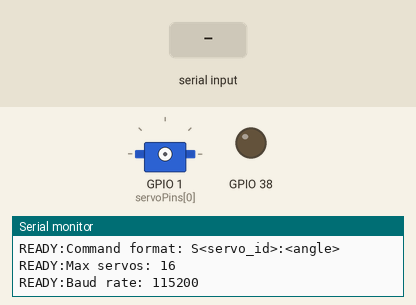
This sketch was run on a simulated ESP32-S3. Parts: servo, output pins drawn as LEDs (lit = HIGH), the last lines printed to the serial monitor. The test bench sets the inputs (shaded band).

Above: at 1.9 s.
2.0 s: "S:1\n" received over Serial
3.5 s: "S:150\n" received over Serial
At 4.7 s:
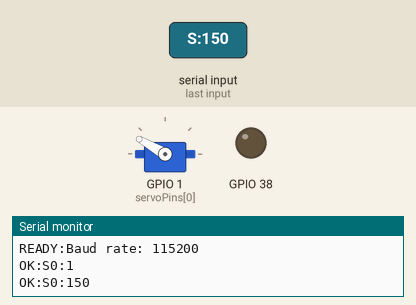
5.0 s: "S:45\n" received over Serial
At 5.8 s:
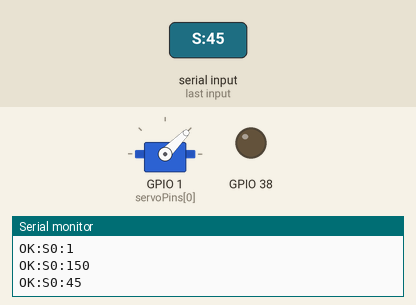
Timing chart, 0 to 8.0 s (numbered marks = the images above; inputs shaded):
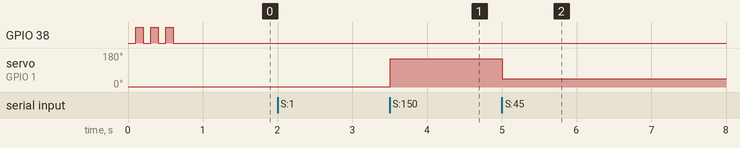

Measured:
- after the input at 3.5 s, servo on GPIO 1 (servoPins[0]): 1° → 150° at once
- after the input at 5.0 s, servo on GPIO 1 (servoPins[0]): 150° → 45° at once

The sketch:

arduino_servo_control_esp32s3.ino
```cpp
/*
 * RC Servo Racing Sim Controller - ESP32-S3 Firmware
 * Optimized for ESP32-S3 Development Board
 *
 * This sketch receives servo commands via Serial and controls servos
 * Command format: "S<servo_id>:<angle>\n"
 * Example: "S0:90\n" sets servo 0 to 90 degrees
 *
 * IMPORTANT NOTES FOR ESP32-S3:
 * - The ESP32Servo library can control up to 16 servos simultaneously
 * - ESP32-S3 has many GPIO pins available (avoid pins 19, 20, 43, 44 - USB pins)
 * - For multiple servos, use EXTERNAL POWER SUPPLY (5V, 2A+ recommended)
 *   Connect external power GND to ESP32-S3 GND, but DO NOT connect VCC to ESP32-S3 5V
 *   Servo signal wires go to the pins below, power/ground go to external supply
 * - ESP32-S3 uses 3.3V logic, but most servos work fine with 3.3V signals
 * - Serial communication is at 115200 baud (faster than Arduino Uno)
 */

#include <ESP32Servo.h>

// Maximum number of servos for ESP32-S3
#define MAX_SERVOS 16

// Servo objects
Servo servos[MAX_SERVOS];

// Servo pins for ESP32-S3
// Using GPIO pins (avoid USB pins: 19, 20, 43, 44)
// ESP32-S3 has many available GPIO pins
int servoPins[MAX_SERVOS] = {
  1, 2, 3, 4, 5, 6, 7, 8,      // GPIO 1-8
  9, 10, 11, 12, 13, 14, 15, 16 // GPIO 9-16
  // You can also use: 17, 18, 21, 35, 36, 37, 38, 39, 40, 41, 42, 45, 46, 47, 48
};

// Track which servos are attached
bool servoAttached[MAX_SERVOS] = {false};

void setup() {
  // Initialize serial communication at 115200 baud (ESP32-S3 default)
  Serial.begin(115200);

  // Wait for serial connection (important for USB serial on ESP32-S3)
  // Note: This will wait indefinitely if no Serial Monitor is open
  // Uncomment if you want to wait for Serial Monitor
  // while (!Serial) {
  //   delay(10);
  // }

  // Give ESP32-S3 a moment to initialize
  delay(100);

  // Send startup message (Python app will look for this)
  Serial.println("READY:RC Servo Controller - ESP32-S3");
  Serial.println("READY:Command format: S<servo_id>:<angle>");
  Serial.println("READY:Max servos: 16");
  Serial.println("READY:Baud rate: 115200");

  // Blink built-in LED if available (pin 38 on some ESP32-S3 boards)
  pinMode(38, OUTPUT);
  for(int i = 0; i < 3; i++) {
    digitalWrite(38, HIGH);
    delay(100);
    digitalWrite(38, LOW);
    delay(100);
  }
}

void loop() {
  // Check for incoming serial data
  if (Serial.available() > 0) {
    String command = Serial.readStringUntil('\n');
    command.trim();

    // Parse command: "S<servo_id>:<angle>"
    if (command.startsWith("S")) {
      int colonIndex = command.indexOf(':');
      if (colonIndex > 0) {
        int servoId = command.substring(1, colonIndex).toInt();
        int angle = command.substring(colonIndex + 1).toInt();

        // Validate servo ID and angle
        if (servoId >= 0 && servoId < MAX_SERVOS && angle >= 0 && angle <= 180) {
          // Attach servo if not already attached
          if (!servoAttached[servoId]) {
            servos[servoId].attach(servoPins[servoId]);
            servoAttached[servoId] = true;
          }

          // Set servo angle
          servos[servoId].write(angle);

          // Echo back confirmation (for debugging)
          Serial.print("OK:S");
          Serial.print(servoId);
          Serial.print(":");
          Serial.println(angle);
        }
      }
    }
  }

  // Small delay to prevent overwhelming the serial buffer
  delay(10);
}
```
